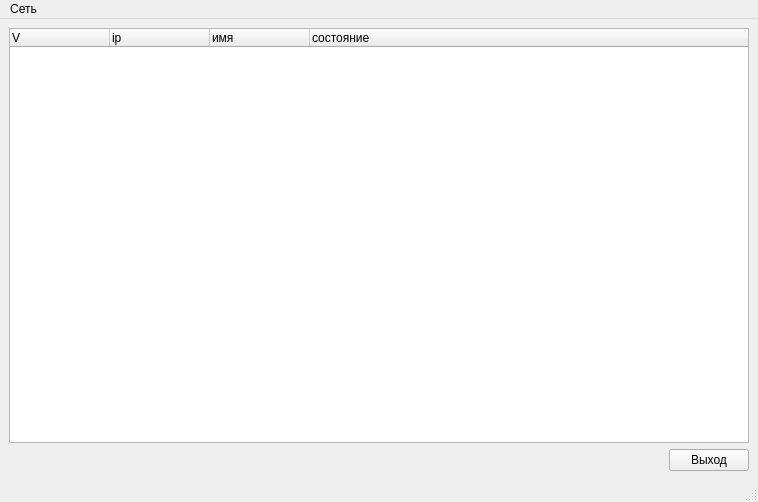
<?xml version="1.0" encoding="UTF-8"?>
<ui version="4.0">
 <class>MainWindow</class>
 <widget class="QMainWindow" name="MainWindow">
  <property name="geometry">
   <rect>
    <x>0</x>
    <y>0</y>
    <width>758</width>
    <height>502</height>
   </rect>
  </property>
  <property name="windowTitle">
   <string>Сетевой Image For Linux </string>
  </property>
  <widget class="QWidget" name="centralwidget">
   <layout class="QGridLayout" name="gridLayout">
    <item row="0" column="0">
     <widget class="QTreeWidget" name="treeWidget">
      <column>
       <property name="text">
        <string>V</string>
       </property>
      </column>
      <column>
       <property name="text">
        <string>ip </string>
       </property>
      </column>
      <column>
       <property name="text">
        <string>имя</string>
       </property>
      </column>
      <column>
       <property name="text">
        <string>состояние</string>
       </property>
      </column>
     </widget>
    </item>
    <item row="1" column="0">
     <widget class="QPushButton" name="pushButton">
      <property name="maximumSize">
       <size>
        <width>80</width>
        <height>24</height>
       </size>
      </property>
      <property name="layoutDirection">
       <enum>Qt::RightToLeft</enum>
      </property>
      <property name="text">
       <string>Выход</string>
      </property>
     </widget>
    </item>
   </layout>
  </widget>
  <widget class="QMenuBar" name="menubar">
   <property name="geometry">
    <rect>
     <x>0</x>
     <y>0</y>
     <width>758</width>
     <height>21</height>
    </rect>
   </property>
   <widget class="QMenu" name="menu">
    <property name="title">
     <string>Сеть</string>
    </property>
    <addaction name="action"/>
    <addaction name="action_2"/>
   </widget>
   <addaction name="menu"/>
  </widget>
  <widget class="QStatusBar" name="statusbar"/>
  <action name="action">
   <property name="text">
    <string>сканировать</string>
   </property>
  </action>
  <action name="action_2">
   <property name="text">
    <string>проверить доступ</string>
   </property>
  </action>
 </widget>
 <resources/>
 <connections/>
</ui>
